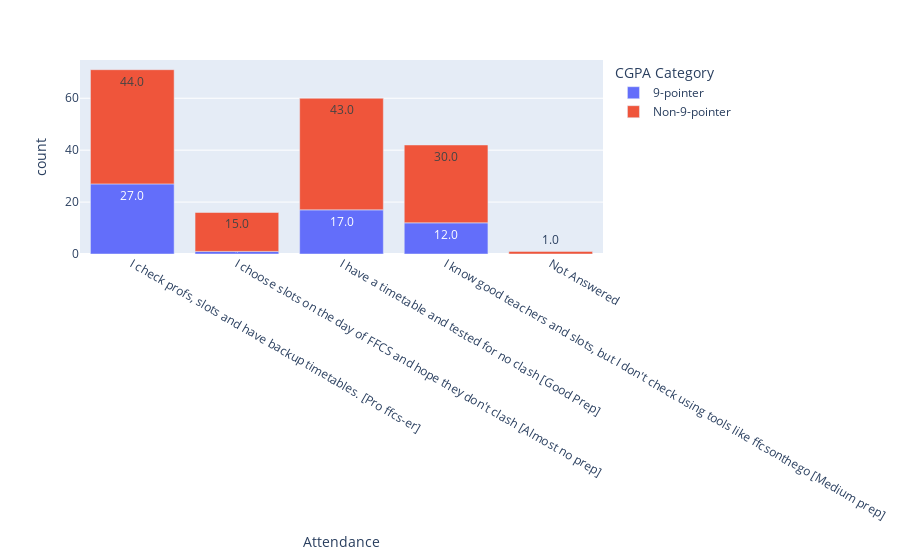

The code cell stored with this chart in its notebook:
### Code cell
df_temp = df_prepocessed.groupby("ffcs")['cgpa_bool'].value_counts().reset_index(name="count")
df_temp['cgpa_bool'] = df_temp['cgpa_bool'].map({1: "9-pointer", 0: "Non-9-pointer"})
df_temp['percentages']=df_temp.groupby('ffcs')['count'].transform(lambda x: x/x.sum() *100)
df_temp['ffcs'].unique()
fig = px.bar(df_temp, x="ffcs", y="count",color='cgpa_bool', text_auto='.1f',barmode="relative" , hover_data={'percentages': ':.1f'},
category_orders={"cgpa_bool": ["9-pointer", "Non-9-pointer"]})
fig.update_layout(
    legend_title_text="CGPA Category",
    xaxis_title="Attendance"
)
fig.show()

### Figure 1 — Plotly figure (JSON) as saved in the notebook; plotly's stock layout.template omitted (floating-point values rounded to 4 significant figures)
{"data": [{"customdata": [[38.03], [6.25], [28.33], [28.57]], "hovertemplate": "cgpa_bool=9-pointer<br>ffcs=%{x}<br>count=%{y}<br>percentages=%{customdata[0]:.1f}<extra></extra>", "legendgroup": "9-pointer", "marker": {"color": "#636efa", "pattern": {"shape": ""}}, "name": "9-pointer", "orientation": "v", "showlegend": true, "textposition": "auto", "texttemplate": "%{y:.1f}", "type": "bar", "x": ["I check profs, slots and have backup timetables. [Pro ffcs-er]", "I choose slots on the day of FFCS and hope they don't clash [Almost no prep]", "I have a timetable and tested for no clash [Good Prep]", "I know good teachers and slots, but I don't check using tools like ffcsonthego [Medium prep]"], "xaxis": "x", "y": [27, 1, 17, 12], "yaxis": "y"}, {"customdata": [[61.97], [93.75], [71.67], [71.43], [100.0]], "hovertemplate": "cgpa_bool=Non-9-pointer<br>ffcs=%{x}<br>count=%{y}<br>percentages=%{customdata[0]:.1f}<extra></extra>", "legendgroup": "Non-9-pointer", "marker": {"color": "#EF553B", "pattern": {"shape": ""}}, "name": "Non-9-pointer", "orientation": "v", "showlegend": true, "textposition": "auto", "texttemplate": "%{y:.1f}", "type": "bar", "x": ["I check profs, slots and have backup timetables. [Pro ffcs-er]", "I choose slots on the day of FFCS and hope they don't clash [Almost no prep]", "I have a timetable and tested for no clash [Good Prep]", "I know good teachers and slots, but I don't check using tools like ffcsonthego [Medium prep]", "Not Answered"], "xaxis": "x", "y": [44, 15, 43, 30, 1], "yaxis": "y"}], "layout": {"barmode": "relative", "legend": {"title": {"text": "CGPA Category"}, "tracegroupgap": 0}, "margin": {"t": 60}, "xaxis": {"anchor": "y", "domain": [0, 1], "title": {"text": "Attendance"}}, "yaxis": {"anchor": "x", "domain": [0, 1], "title": {"text": "count"}}}}
